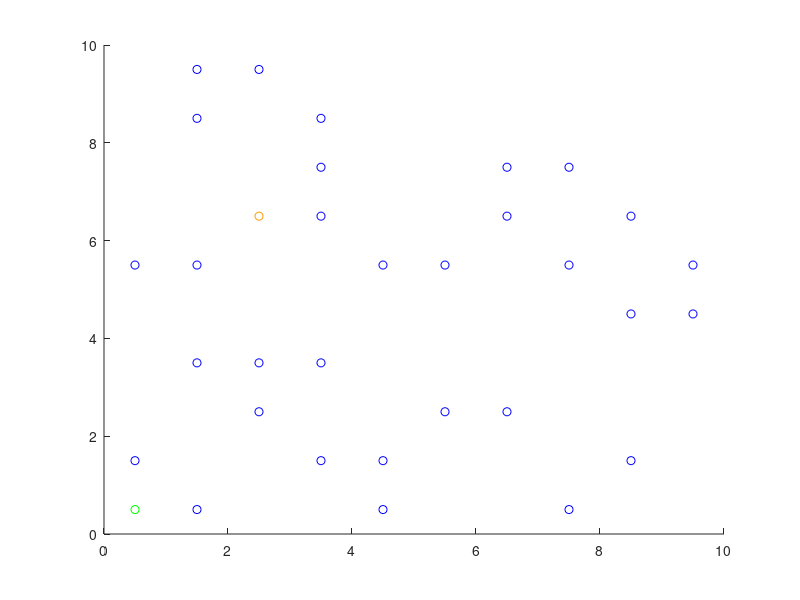

This figure's MATLAB source: (Note: this script raises an error after producing the figure.)
clear all
clc

% Define the map size
max_x = 15;
max_y = 15;
map = zeros(max_x, max_y);

% The cost of going from one point to another
length_cost = 1;

% Generate random obstacles. A 1 in the map is regarded as
% an obstacle
obs_per = 0.3;
for x = 1:max_x
    for y = 1:max_y
        if rand > 1 - obs_per
            map(x,y) = 1;
        end
    end
end

% Define the starting and end position
start = [1, 1];
end_ = [15, 15];

% Make sure the start and end is not an obstacle
map(start(1),start(2)) = 0;
map(end_(1),end_(2)) = 0;

%%
start = [1, 1];
end_ = [3,7];
max_x = 10;
max_y = 10;
length_cost = 1;

% Draw a figure to show the map and process
hold off
figure(1)
% Mark the start with green
scatter(start(1)-0.5, start(2)-0.5, [], [0,1,0])
hold on

% Mark the end with red
scatter(end_(1)-0.5, end_(2)-0.5, [], [1,0.6,0])
hold on

% Mark the obstacles with blue 
for x = 1:max_x
    for y = 1:max_y
        if map(x,y) == 1
            scatter(x-0.5, y-0.5, [], [0,0,1])
            hold on
        end
    end
end

% Set the axes
axis([0 max_x 0 max_y])
% Make the grid lines more visible
ax = gca;
ax.GridAlpha = 1.0;
grid on
set(gca, 'xtick', [0:1:max_x])
set(gca, 'ytick', [0:1:max_y])
route = astar_2d(map, start, end_)
%%
% Run the algorithm -----------------------------------

% Children must be initalized to have nodes in it
% The arrays keeping track of the nodes must initialized 
% containing a node. These flags tells the first node in the
% closed and children array to be put in directly
first_closed = 1;
first_children = 1;
closed = [];
children = [];

% Create the first node at the start position
parent_node = node;
parent_node.position = start;
parent_node.g = 0;
parent_node.h = parent_node.calc_dist(end_);
parent_node.f = parent_node.g + parent_node.h;

% Flag used to skip nodes which is already added
continue_flag = 0;

% Slow the calculation down,
% so it can be followed in real time
pause on;

% Keep running until the end point is reached
while ~(parent_node.position(1) == end_(1) && ...
        parent_node.position(2) == end_(2))
    % Run through the surronding squares
    for x = -1:1
        for y = -1:1
            % Skip the node itself
            if ~(x == 0 && y == 0)
                node_pos = [parent_node.position(1) + x, ...
                            parent_node.position(2) + y];
                % Check if the children is within the map
                if ~(node_pos(1) < 1 || node_pos(1) > max_x || ...
                     node_pos(2) < 1 || node_pos(2) > max_y)
                    % Check if the children is an obstacle
                    if ~(map(node_pos(1), node_pos(2)) == 1)
                        % Check if the node have been visited
                        for closed_i = 1:length(closed)
                            if node_pos == closed(closed_i).position
                                % Note that this node is not 
                                % to be added to children
                                continue_flag = 1;
                            end
                        end
                        % Check if the node is already a child
                        for child_i = 1:length(children)
                            if node_pos == children(child_i).position
                                % Check if the robot is taking a diagonal path
                                if abs(x) + abs(y) == 2
                                    % If so, add diagonal cost
                                    g = parent_node.g + ...
                                        sqrt(length_cost^2*2);
                                else
                                    % Otherwise add linear cost
                                    g = parent_node.g + ...
                                        length_cost;
                                end
                                % If this road to the child is shorter, then
                                % update the child
                                if g < children(child_i).g
                                    children(child_i).g = g;
                                    children(child_i).parent = parent_node;
                                    children(child_i).f = children(child_i).g + ...
                                                          children(child_i).h;
                                end
                                % Note that this node is not 
                                % to be added to children
                                continue_flag = 1;
                            end
                        end

                        % Check if this node should be skipped
                        if continue_flag == 1
                            continue_flag = 0;
                            continue
                        end

                        % Define the child node
                        temp_node = node;
                        % Note its parent
                        temp_node.parent = parent_node;
                        % Note its position
                        temp_node.position = node_pos;
                        % Calculate the node's g cost
                        % Check if the robot is taking a diagonal path
                        if abs(x) + abs(y) == 2
                            % If so, add diagonal cost
                            temp_node.g = parent_node.g + ...
                                          sqrt(length_cost^2*2);
                        else
                            % Otherwise add linear cost
                            temp_node.g = parent_node.g + ...
                                          length_cost;
                        end
                        % Calculate the distance from the node
                        % to the end point
                        temp_node.h = temp_node.calc_dist(end_);
                        % Calculate the total cost of the node
                        temp_node.f = temp_node.g + temp_node.h;
                        
                        % Add the node to the children array
                        % Check if it is the first child
                        % being added
                        if first_children == 1 
                            first_children = 0;
                            children = [temp_node]; 
                        else
                            % Otherwise expand the children array
                            children(end+1) = temp_node;
                        end
                    end
                end
            end
        end
    end

    % Add the parent node to the list of closed nodes
    if first_closed == 1
        first_closed = 0;
        closed = [parent_node]; 
    else
        closed(end+1) = parent_node;
    end
    
    % Plot the parent_node in red
    scatter(parent_node.position(1)-0.5, ...
            parent_node.position(2)-0.5, [], [1,0,0])
    hold on

    % Choose the child node with the lowest f value
    lowest_f = 999999;
    lowest_child_i = -1;
    for child_i = 1:length(children)
        % Plot all the child notes in green
        scatter(children(child_i).position(1)-0.5, ...
                children(child_i).position(2)-0.5, [], [0,1,0])
        if children(child_i).f < lowest_f
            lowest_f = children(child_i).f;
            lowest_child_i = child_i;
        end
    end

    % Update the parent to the children
    % with the lowest f value
    parent_node = children(lowest_child_i);

    % Delete the new parent from the children
    children(lowest_child_i) = [];

    % Mark the new parent with with purple
    scatter(parent_node.position(1)-0.5, ...
            parent_node.position(2)-0.5, [], [1,0,1])
    hold on
    
    % Wait a little
    pause(0.1)
    
end

% Find the route that the algorithm took
% Init the route array
route = [parent_node.position];
% Keep going until the route is back at the start position
while  ~(parent_node.position(1) == start(1) && ...
         parent_node.position(2) == start(2))
   % Plot the route in magenta
   scatter(parent_node.position(1)-0.5, ...
           parent_node.position(2)-0.5, [], [0,1,1])
   hold on
   pause(0.1)
   % Update the route by going backwards through the parents
   parent_node = parent_node.parent;
   route = cat(1,route,parent_node.position);
end
% Plot the last point
scatter(parent_node.position(1)-0.5, ...
        parent_node.position(2)-0.5, [], [0,1,1])
hold off

route